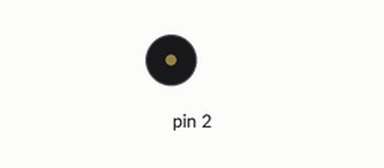
This sketch was run on a simulated Arduino Uno, built with avr-gcc and run on an emulated ATmega328P. Parts: buzzer (waves = sounding).

Above: at 1.7 s.
At 5.2 s:
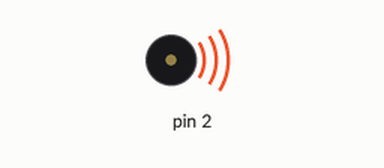
Timing chart, 0 to 9.6 s (numbered marks = the images above):
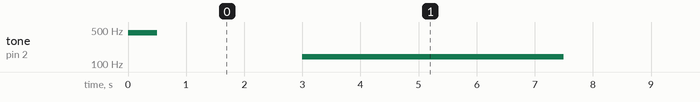

The sketch:

sounder.ino
```cpp
void setup() {
  // put your setup code here, to run once:
  pinMode(2, OUTPUT);

  tone(2, 440);
  delay(500);
  noTone(2);

}

bool flag;

void loop() {
  // put your main code here, to run repeatedly:
  Serial.print("Hello\n");
  delay(2500);

  Serial.print("Tone\n");
  tone(2, 140);
  delay(4500);
  noTone(2);
  Serial.print("LED\n");

  if ( flag == true ) {
    digitalWrite(2, HIGH);
  } else {
    digitalWrite(2, LOW);
  }
  flag = !flag;
}
```

Measured:
- by itself, tone on pin 2: repeats every 7.0 s: silent 2.5 s, 140 Hz 4.5 s
